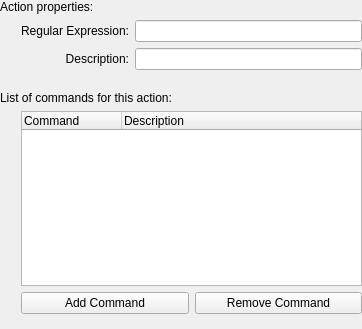
<?xml version="1.0" encoding="UTF-8"?>
<ui version="4.0">
 <class>EditActionDialog</class>
 <widget class="QWidget" name="EditActionDialog">
  <property name="geometry">
   <rect>
    <x>0</x>
    <y>0</y>
    <width>362</width>
    <height>329</height>
   </rect>
  </property>
  <property name="windowTitle">
   <string/>
  </property>
  <layout class="QGridLayout" name="gridLayout_2">
   <property name="margin">
    <number>0</number>
   </property>
   <item row="0" column="0" colspan="2">
    <widget class="QLabel" name="label_3">
     <property name="text">
      <string>Action properties:</string>
     </property>
    </widget>
   </item>
   <item row="1" column="1">
    <layout class="QGridLayout" name="gridLayout">
     <item row="0" column="2">
      <widget class="QLineEdit" name="leRegExp">
       <property name="minimumSize">
        <size>
         <width>200</width>
         <height>0</height>
        </size>
       </property>
      </widget>
     </item>
     <item row="2" column="2">
      <widget class="QLineEdit" name="leDescription"/>
     </item>
     <item row="0" column="1">
      <widget class="QLabel" name="label_2">
       <property name="text">
        <string>Regular Expression:</string>
       </property>
       <property name="alignment">
        <set>Qt::AlignRight|Qt::AlignTrailing|Qt::AlignVCenter</set>
       </property>
      </widget>
     </item>
     <item row="2" column="1">
      <widget class="QLabel" name="label">
       <property name="text">
        <string>Description:</string>
       </property>
       <property name="alignment">
        <set>Qt::AlignRight|Qt::AlignTrailing|Qt::AlignVCenter</set>
       </property>
      </widget>
     </item>
    </layout>
   </item>
   <item row="3" column="0" colspan="2">
    <widget class="QLabel" name="label_4">
     <property name="text">
      <string>List of commands for this action:</string>
     </property>
    </widget>
   </item>
   <item row="4" column="1">
    <widget class="QTreeWidget" name="twCommandList">
     <property name="toolTip">
      <string>Double-click an item to edit</string>
     </property>
     <column>
      <property name="text">
       <string>Command</string>
      </property>
     </column>
     <column>
      <property name="text">
       <string>Description</string>
      </property>
     </column>
    </widget>
   </item>
   <item row="1" column="0">
    <spacer name="horizontalSpacer">
     <property name="orientation">
      <enum>Qt::Horizontal</enum>
     </property>
     <property name="sizeType">
      <enum>QSizePolicy::Fixed</enum>
     </property>
     <property name="sizeHint" stdset="0">
      <size>
       <width>15</width>
       <height>20</height>
      </size>
     </property>
    </spacer>
   </item>
   <item row="4" column="0">
    <spacer name="horizontalSpacer_2">
     <property name="orientation">
      <enum>Qt::Horizontal</enum>
     </property>
     <property name="sizeType">
      <enum>QSizePolicy::Fixed</enum>
     </property>
     <property name="sizeHint" stdset="0">
      <size>
       <width>15</width>
       <height>20</height>
      </size>
     </property>
    </spacer>
   </item>
   <item row="2" column="0" colspan="2">
    <spacer name="verticalSpacer">
     <property name="orientation">
      <enum>Qt::Vertical</enum>
     </property>
     <property name="sizeType">
      <enum>QSizePolicy::Fixed</enum>
     </property>
     <property name="sizeHint" stdset="0">
      <size>
       <width>0</width>
       <height>15</height>
      </size>
     </property>
    </spacer>
   </item>
   <item row="6" column="1">
    <layout class="QHBoxLayout" name="horizontalLayout">
     <item>
      <widget class="QPushButton" name="pbAddCommand">
       <property name="text">
        <string>Add Command</string>
       </property>
      </widget>
     </item>
     <item>
      <widget class="QPushButton" name="pbRemoveCommand">
       <property name="text">
        <string>Remove Command</string>
       </property>
      </widget>
     </item>
    </layout>
   </item>
   <item row="7" column="1">
    <spacer name="verticalSpacer_2">
     <property name="orientation">
      <enum>Qt::Vertical</enum>
     </property>
     <property name="sizeType">
      <enum>QSizePolicy::Fixed</enum>
     </property>
     <property name="sizeHint" stdset="0">
      <size>
       <width>20</width>
       <height>15</height>
      </size>
     </property>
    </spacer>
   </item>
  </layout>
 </widget>
 <resources/>
 <connections/>
</ui>
